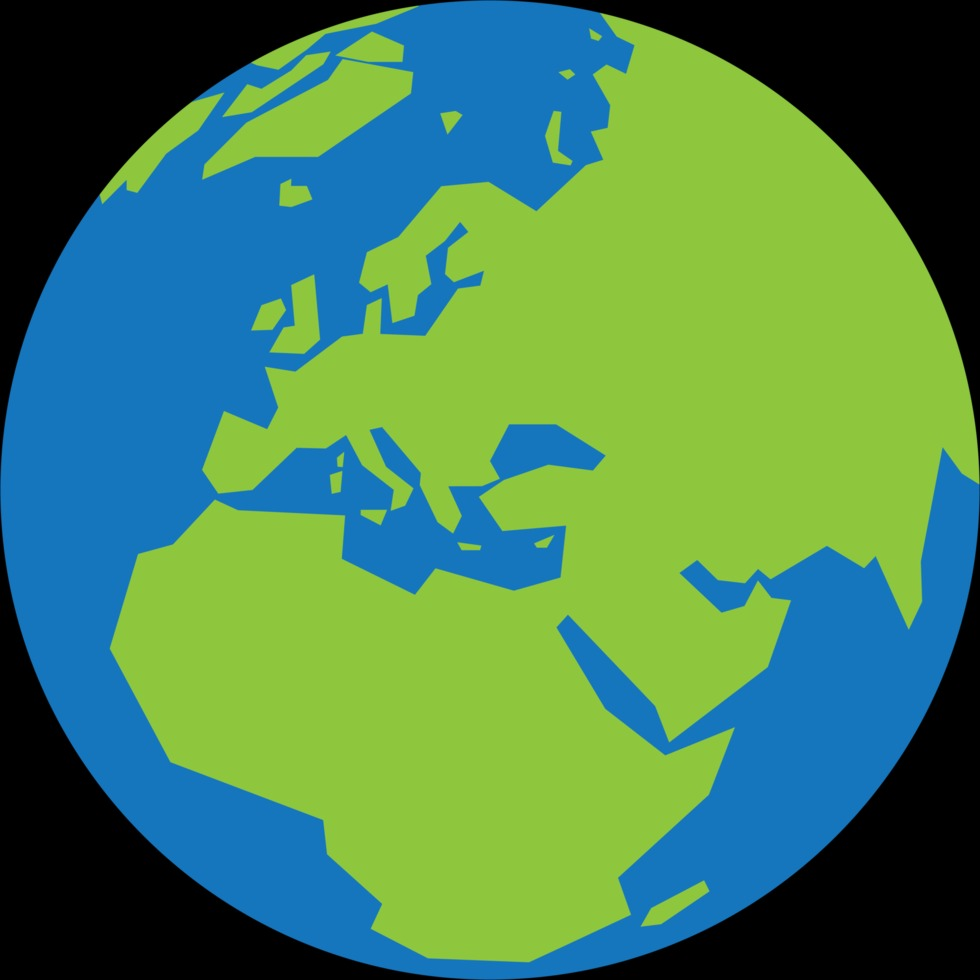
#> input picture OpenCV/code/contour/globe.jpg, 980 x 980 px
$ python contour.py
#> lines starting #> are read from the running program, lines starting #| are printed output that depends on the picture; after the words box and inside, x2 and y2 are one past the last pixel; in counts of white or black regions, pixels touching at a corner belong together
import numpy as np
import cv2

def contour():
      img = cv2.imread('globe.jpg')
#> img is the input picture: shape (980, 980, 3); mean B, G, R 88.9, 129.7, 72.8
      imgray = cv2.cvtColor(img, cv2.COLOR_BGR2GRAY)
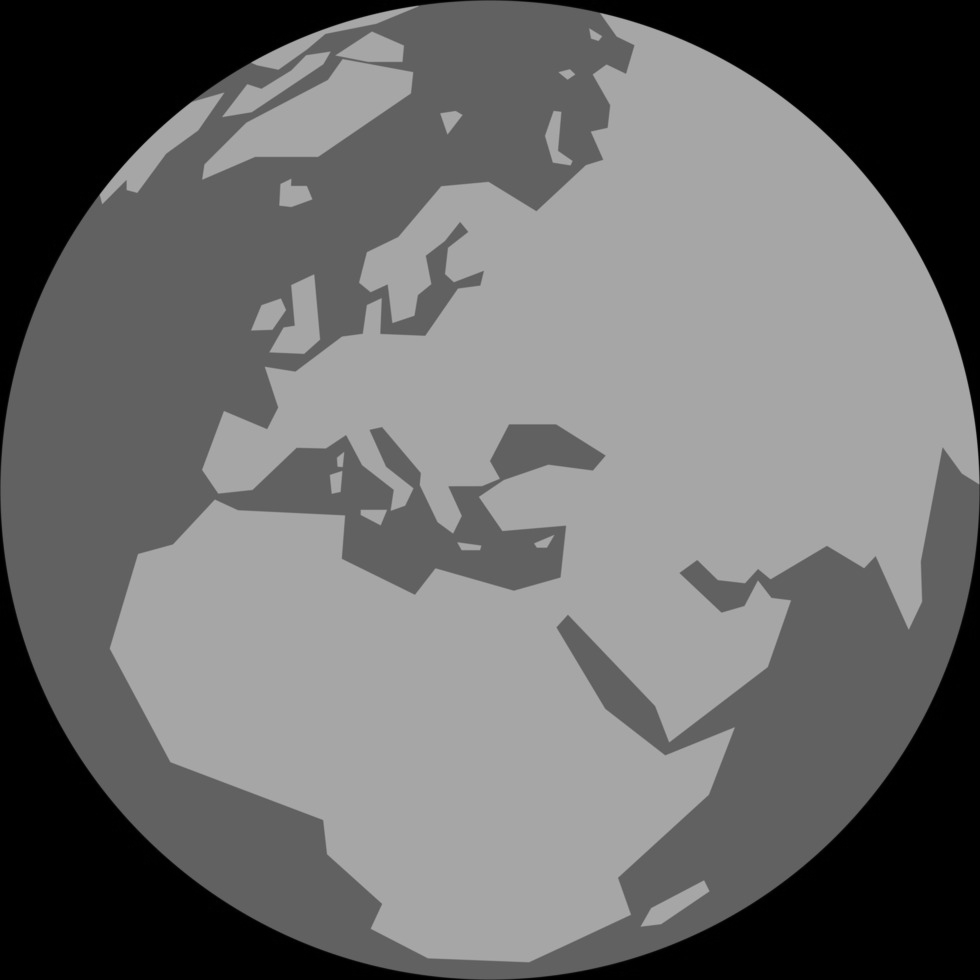
#> imgray: shape (980, 980); min 0, max 177, mean 108.2

      ret, thr = cv2.threshold(imgray, 127, 255, 0)
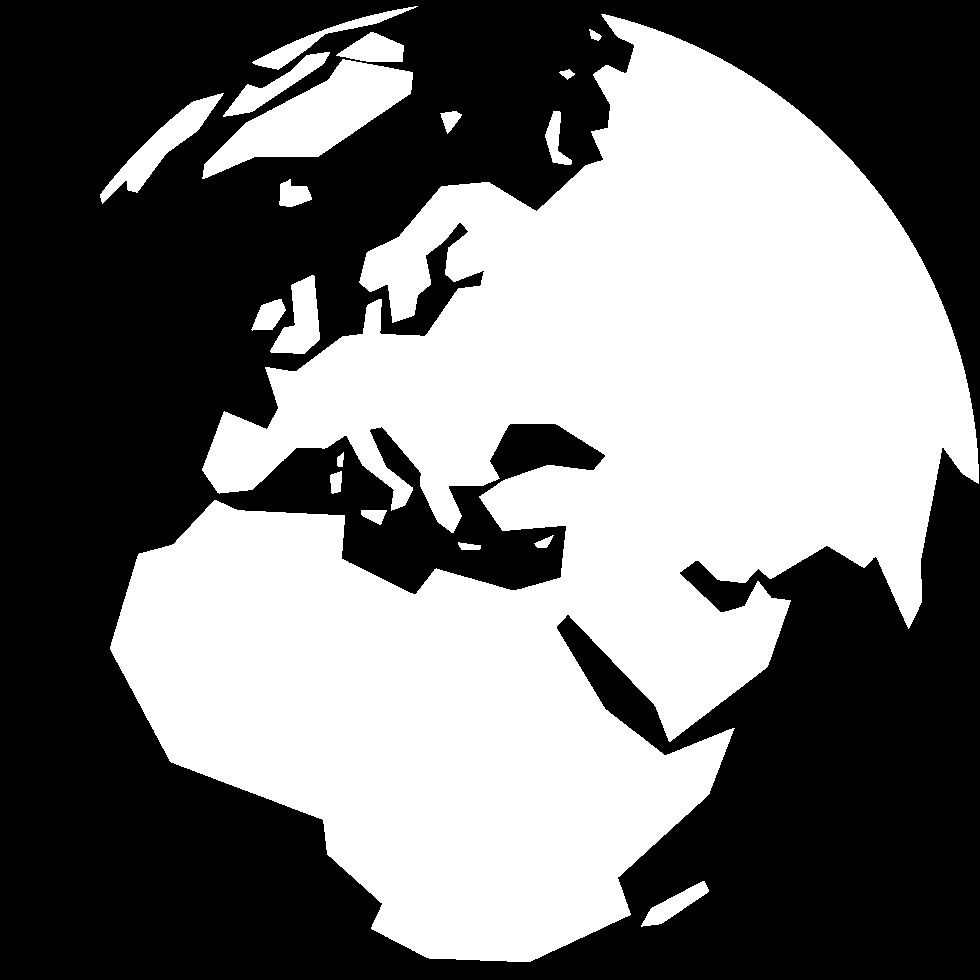
#> thr: shape (980, 980); 46.5% white; 19 white regions
      contours, _ = cv2.findContours(thr, cv2.RETR_TREE, cv2.CHAIN_APPROX_SIMPLE)
#> contours = 19 contours; largest, box (x1, y1, x2, y2) and area: (110, 14, 979, 962) 418772, (202, 59, 413, 179) 10116, (100, 93, 224, 204) 3110, (270, 275, 320, 354) 2094, (223, 52, 330, 117) 1674

      cv2.drawContours(img, contours, -1, (0, 0, 255), 1)
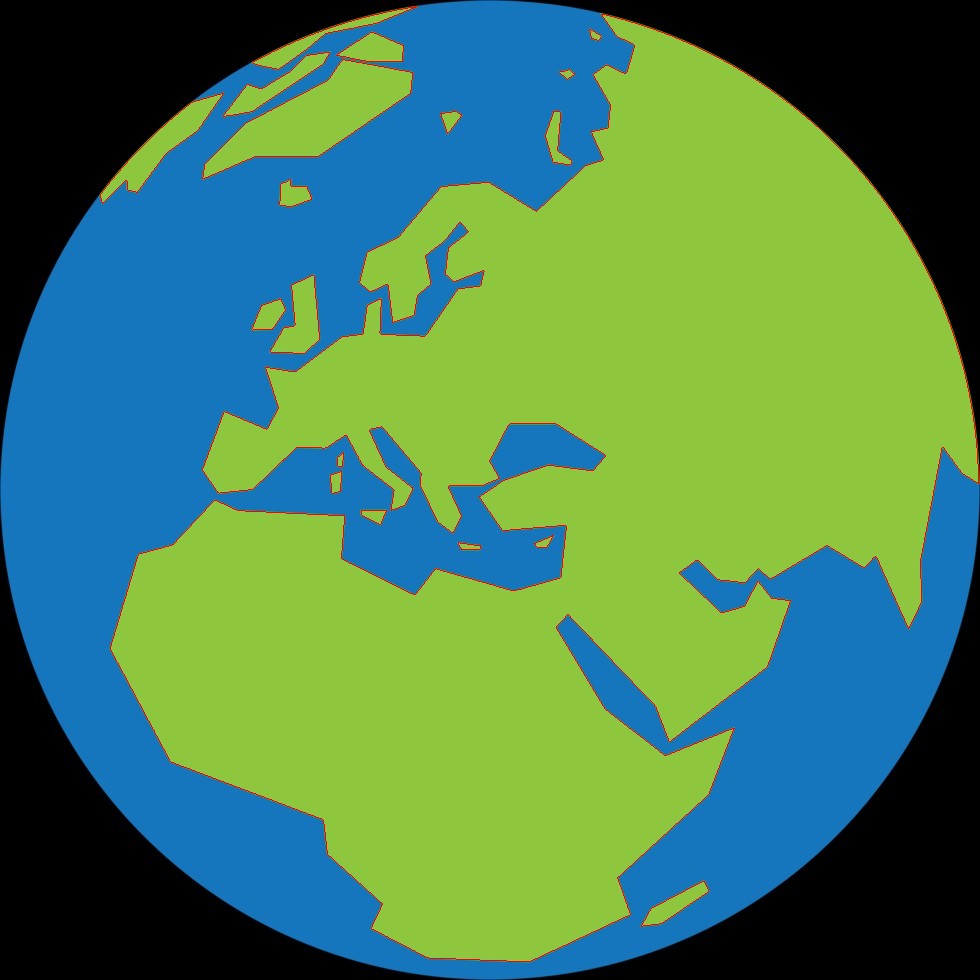
#> img: shape (980, 980, 3); 0.81% of pixels changed, all inside (x1, y1, x2, y2) = (100, 6, 979, 962)
      cv2.imshow('thresh', thr)
      cv2.imshow('contour', img)

      cv2.waitKey(0)
      cv2.destroyAllWindows()

contour()
